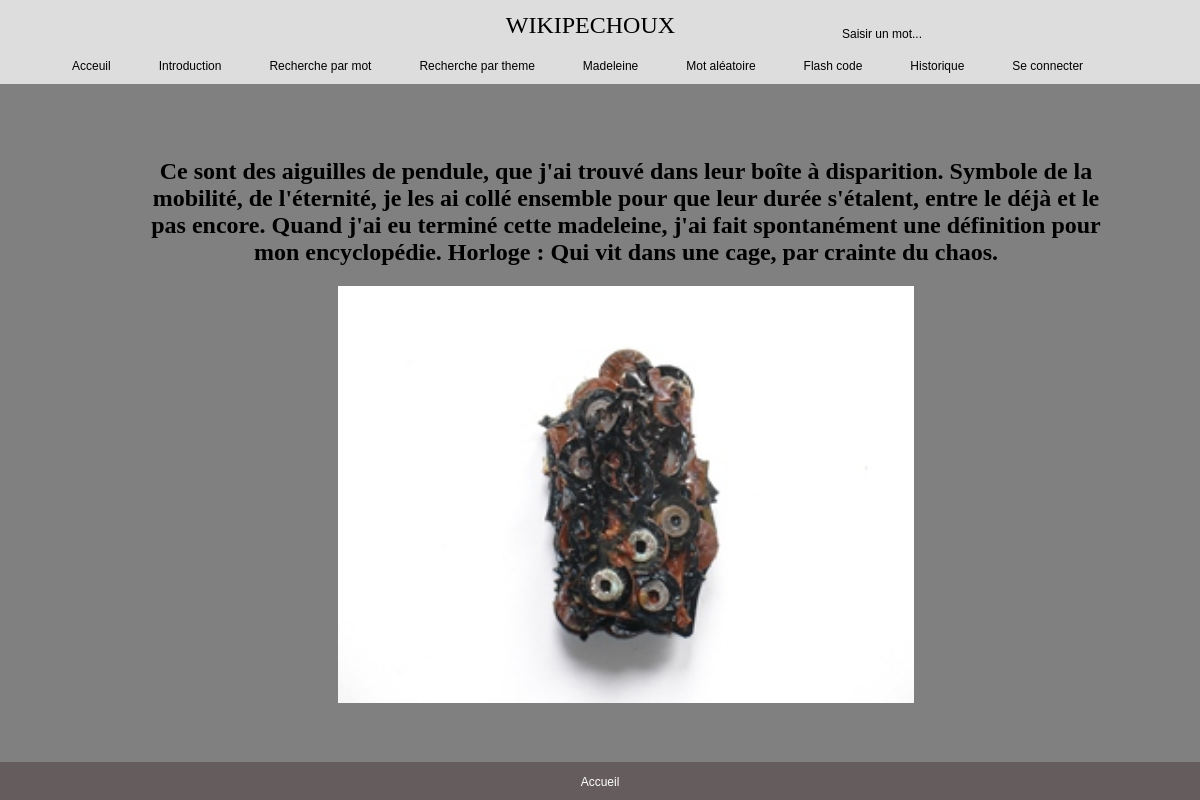
The page /?action=detail&id=57 on the database its author committed.
### tables this page shows
CREATE TABLE IF NOT EXISTS `madeleine` (
  `id` int NOT NULL AUTO_INCREMENT,
  `libelle` varchar(1000) NOT NULL,
  `image` varchar(30) NOT NULL,
  PRIMARY KEY (`id`)
);

### index.php (called while the page is built, shortened)
<?php
$racine = dirname(__FILE__);
$action = filter_input(INPUT_GET, 'action', FILTER_SANITIZE_FULL_SPECIAL_CHARS);
    $controleur = Routeur::getControleur($action);
    include "$racine/controleur/$controleur";

### modele/Connexion.php (called while the page is built, shortened)
<?php
   class Connexion{
        private static $connexion;
        public static function getInstance(){
            if(!self::$connexion){
                try {
                    $serveur = 'mysql:host=localhost:3306;';
                    $bdd = 'dbname=wikipechoux';
                    $user = 'root' ;
                    $mdp = '' ;
                    self::$connexion = new PDO($serveur.$bdd, $user, $mdp);
                    self::$connexion->query("SET CHARACTER SET utf8");
                } catch (PDOException $e) {
                        throw new Exception("Erreur à  la connexion \n" . $e->getMessage());
                }
            }
            return self::$connexion;
        }
     }
?>

### modele/ModeleMadeleinesDAO.php (called while the page is built, shortened)
<?php
include_once "$racine/classes/Madeleine.php";
    require_once("Connexion.php");
    class ModeleMadeleinesDAO{
        private static $lesMadeleines;
        public static function getMadeleines(){
            $sql = "SELECT madeleine.* FROM madeleine ORDER by madeleine.id ASC";
            $req = Connexion :: getInstance()->prepare($sql);
            $req-> execute();
            $curseur = $req->fetchall();
            foreach($curseur as $ligne)
            {
                $uneMadeleine = new Madeleine($ligne['id'],$ligne['libelle'],$ligne['image']);
                $resultat[] = $uneMadeleine;
            }
                return $resultat;
        }
        public static function getMadeleineById($id){
            self::$lesMadeleines = self:: getMadeleines();
            foreach(self::$lesMadeleines as $unObj){
                if($unObj ->getId() == $id){
                    $uneMadeleine = $unObj;
                }
            }
            return $uneMadeleine;
        }
    }

### classes/Madeleine.php (called while the page is built)
<?php
    class Madeleine{
        private int $id;
        private string $libelle;
        private string $image;
        public function __construct(int $id, string $libelle, string $img){
            $this->id = $id;
            $this->libelle = $libelle;
            $this->image = $img;
        }
        public function getId(){
            return $this->id;
        }
        public function getLibelle(){
            return $this->libelle;
        }
        public function getImage(){
            return $this->image;
        }
    }

### vue/vueDetailMadeleine.php (the view, shortened to what this page needs)
<!DOCTYPE html>
<head>
    <link rel="stylesheet" href="css/styleDetailMadeleines.css">
</head>
<div class="detailmad">
    <body >
        <div class="container-fluid">
        <div class="row_detail">
            <div class="text">
                <h2 class=""><?=  $unObjet->getLibelle(); ?></h2>
            </div>
            <div class="image_detail">
                    <img src="image/madeleines/<?= $unObjet->getImage()?>"/>
            </div>
        </div>
        </div>
    </div>
    </body>

### css/styleEntete.css (style rules this page uses)
body { margin: 0; overflow: hidden; background-color: gray; }

### css/styleDetailMadeleines.css (style rules this page uses)
.detailmad { overflow-y: auto; height: 70%; padding: 5px; margin-top: 1.5vw; position: absolute; top: 50%; left: 40%; transform: translate(-35%, -50%); text-align: center; z-index: -10; width: 80%; }
.image_detail img { width: 60%; }

### css/stylePied.css (style rules this page uses)
body { margin: 0; padding: 0; }

### rows shown on the page
madeleine: libelle "Ce sont des aiguilles de pendule, que j'ai trouvé dans leur boîte à disparition. Symbole de la mobilité, de l'éternité, je les ai collé ensemble pour que leur durée s'étalent, entre le déjà et le pas encore. Quand j'ai eu terminé cette madeleine, j'ai fait spontanément une définition pour mon encyclopédie. Horloge : Qui vit dans une cage, par crainte du chaos.", image (picture)
